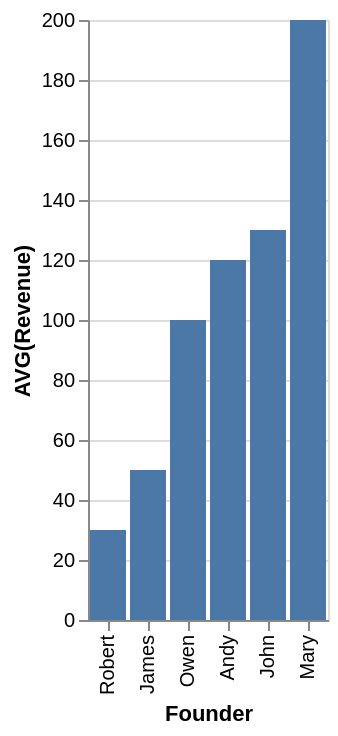

Specify this chart in Vega-Lite:
### Vega-Lite specification from a JSON file in a GitHub repository (floating-point values rounded to 4 significant figures)
{"data": {"values": [{"x_data": "Robert", "y_data": 30}, {"x_data": "James", "y_data": 50}, {"x_data": "Owen", "y_data": 100}, {"x_data": "Andy", "y_data": 120}, {"x_data": "John", "y_data": 130}, {"x_data": "Mary", "y_data": 200}]}, "mark": "bar", "encoding": {"x": {"field": "x_data", "type": "nominal", "title": "Founder", "sort": {"op": "sum", "field": "y_data", "order": "ascending"}}, "y": {"field": "y_data", "type": "quantitative", "title": "AVG(Revenue)"}}}
